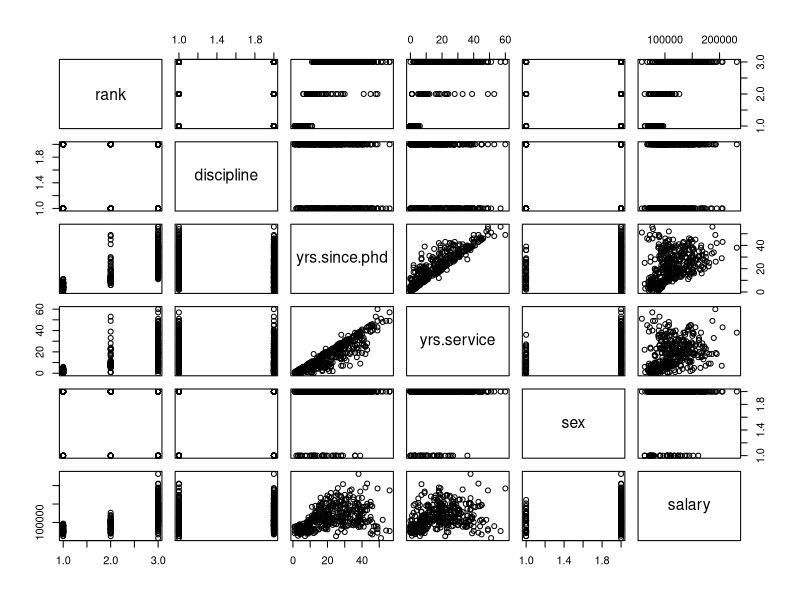
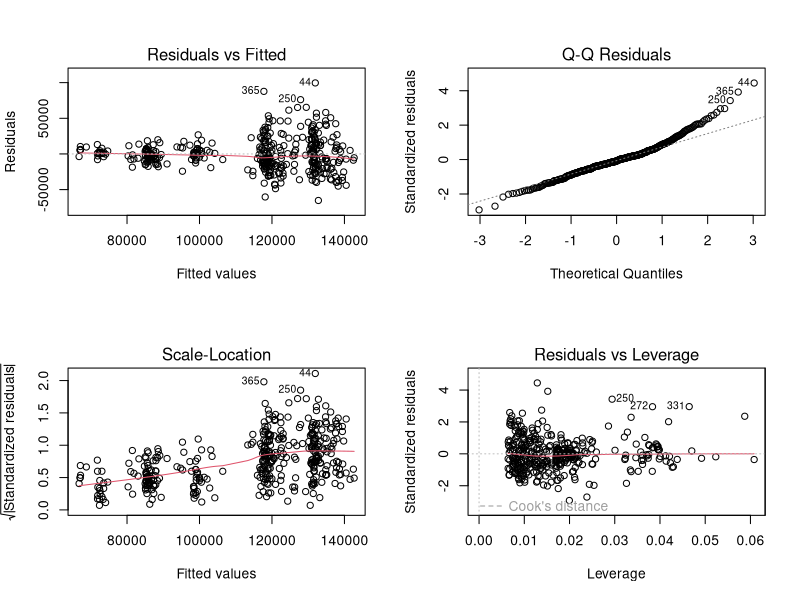
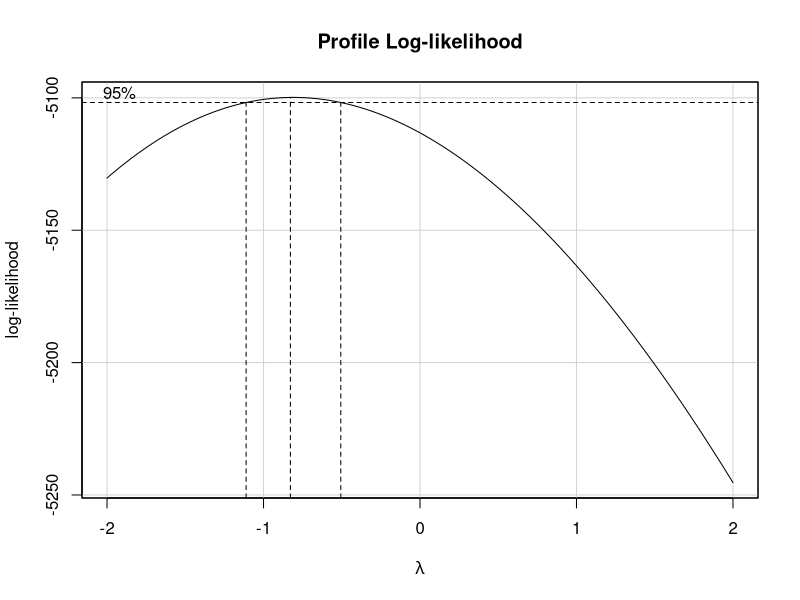
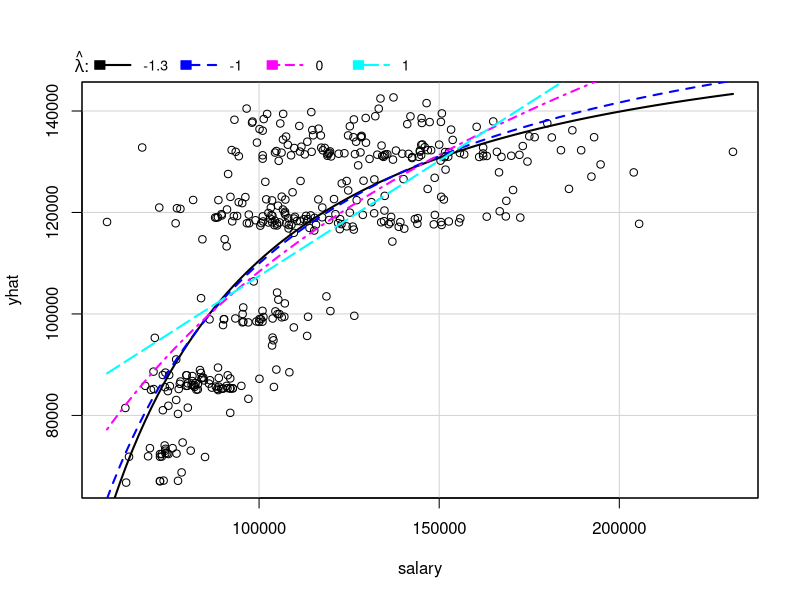
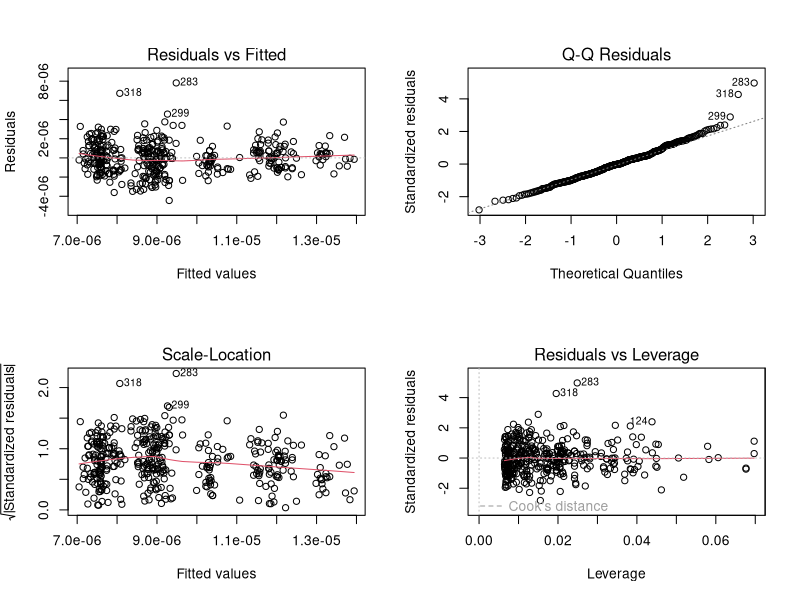
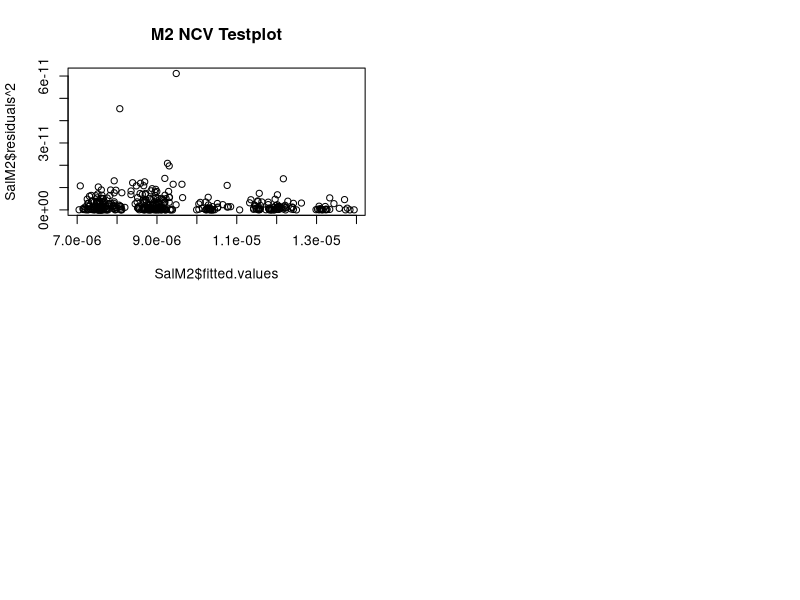
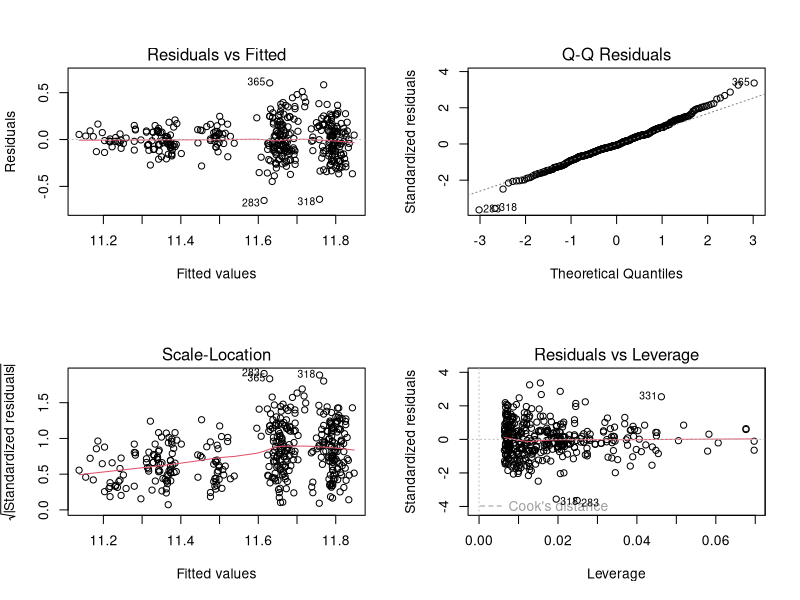
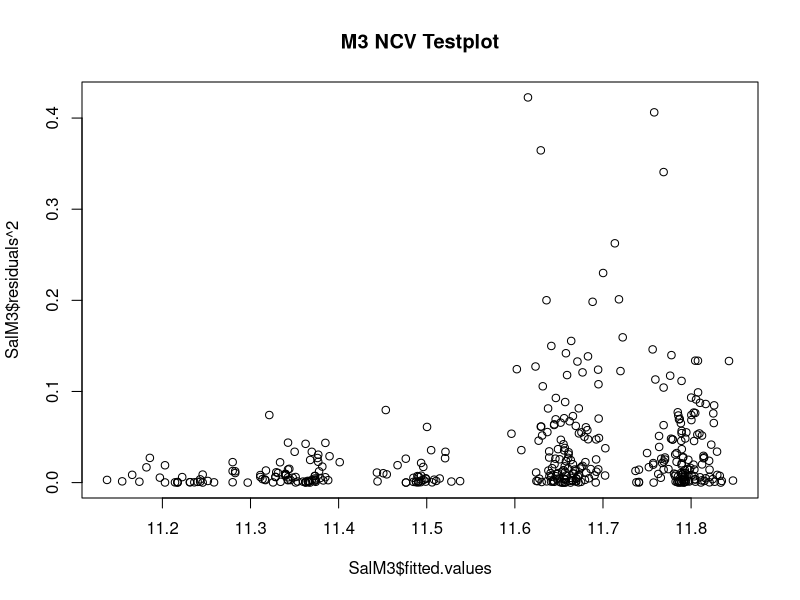

Source code (R) for these figures, in order: (Note: this script raises an error after producing the figures.)
## ---- chunk 1
knitr::opts_chunk$set(echo = FALSE)
## ---- chunk 2
library(carData)
#help(Salaries)
head(Salaries)
str(Salaries)
plot(Salaries)
## ---- chunk 3
t.test(x=Salaries$salary[Salaries$sex=="Male"],y=Salaries$salary[Salaries$sex=="Female"],alternative = "greater")
## ---- chunk 4
RankTable<-as.data.frame.matrix(table(Salaries$rank,Salaries$sex))
RankTable$FMRatio<-round(RankTable$Female/RankTable$Male,digits = 2)
RankTable

DisTable<-as.data.frame.matrix(table(Salaries$discipline,Salaries$sex))
DisTable$FMRatio<-round(DisTable$Female/DisTable$Male,digits = 2)
DisTable
## ---- chunk 5
t.test(x=Salaries$salary[Salaries$discipline=="B"],y=Salaries$salary[Salaries$discipline=="A"],alternative = "greater") 
## ---- chunk 6
t.test(x=Salaries$yrs.service[Salaries$sex=="Male"],y=Salaries$yrs.service[Salaries$sex=="Female"],alternative = "greater")
## ---- chunk 7
t.test(x=Salaries$yrs.since.phd[Salaries$sex=="Male"],y=Salaries$yrs.since.phd[Salaries$sex=="Female"],alternative = "greater")
## ---- chunk 8
tapply(Salaries$salary,Salaries$rank,mean)
## ---- chunk 9
SalM1<-lm(salary~.,data=Salaries) #Model 1, original with all data
summary(Salaries)
summary(SalM1)
par(mfrow=c(2,2))
plot(SalM1)
## ---- chunk 10
library(car)
par(mfrow=c(1,1))
boxCox(SalM1)
invResPlot(SalM1)
## ---- chunk 11
fM2<-1/salary~rank+discipline+log(yrs.since.phd)+yrs.service+sex #Model 2 formula
SalM2<-lm(fM2,data=Salaries) #Model 2
summary(SalM2)
par(mfrow=c(2,2))
plot(SalM2)
## ---- chunk 12
ncvTest(SalM2)
plot(SalM2$residuals^2 ~ SalM2$fitted.values, main='M2 NCV Testplot')
## ---- chunk 13
fM3<-log(salary)~sex+rank+discipline+log(yrs.since.phd)+yrs.service #model 3 formula
SalM3<-lm(fM3,data=Salaries) #Model 3
summary(SalM3)
par(mfrow=c(2,2))
plot(SalM3)
ncvTest(SalM3)
par(mfrow=c(1,1))
plot(SalM3$residuals^2 ~ SalM3$fitted.values, main='M3 NCV Testplot')
## ---- chunk 14
step(SalM3,direction = "backward")
step(SalM3,scope = list(lower=~1,upper=fM3,data=Salaries),direction = "forward")
step(SalM3,scope = list(lower=~1,upper=fM3,data=Salaries))
## ---- chunk 15
fM4<-log(salary)~sex+rank+discipline+log(yrs.since.phd)+yrs.service +rank*sex +rank*yrs.service +rank*discipline+sex*discipline #model 4 formula
SalM4<- lm(fM4, data= Salaries) #Model 4
step(SalM4, direction = "backward")
## ---- chunk 16
fM5<-log(salary)~sex+rank+discipline+yrs.service
SalM5<- lm(fM5, data= Salaries)
AIC(SalM3,SalM5)
## ---- chunk 17
fM6<-log(salary)~rank+discipline+log(yrs.since.phd)+yrs.service
SalM6<- lm(fM6, data= Salaries)
step(SalM6,direction = "backward")
AIC(SalM3,SalM6)
## ---- chunk 18
library(foreach)
set.seed(2021)
##creating a random selection of the observation numbers
Samp=sample(1:dim(Salaries)[1],dim(Salaries),replace=FALSE)
id=rep(5, dim(Salaries)[1])
id[Samp[1:99]]=1
id[Samp[100:198]]=2
id[Samp[199:297]]=3
id[Samp[298:396]]=4
  
Rssm1=0
Rssm2=0
k=foreach(i=1:5)%do%
  {
    sets=which(id==i)
      # remove set
      Mod1<- lm(fM3, data= Salaries[-sets,])
      Mod2<- lm(fM6,data=Salaries[-sets,])
      # predict the removed-set with each model
      pm1<- predict(Mod1, newdata=Salaries[sets,])
      pm2<- predict(Mod2, newdata=Salaries[sets,])
      # How bad is my model  / RSS
      Rssm1=Rssm1+sum((log(Salaries$salary[sets])-pm1)^2)
      Rssm2=Rssm2+sum((log(Salaries$salary[sets])-pm2)^2)
      li=list(Rssm1=Rssm1,Rssm2=Rssm2)
      return(li)
  }
  # add rssm values together
  sum(sapply(k,function(d){d$Rssm1}))
  sum(sapply(k,function(d){d$Rssm2}))
  
## ---- chunk 19
anova(SalM6,SalM3)
## ---- chunk 20
fM7<-log(salary)~rank+discipline+yrs.service
SalM7<- lm(fM7, data= Salaries)
step(SalM7,direction = "backward")
anova(SalM7,SalM6)
par(mfrow=c(2,2))
plot(SalM7)
## ---- chunk 21
library(effects)
par(mfrow=c(1,1))
summary(SalM7)
plot(allEffects(SalM7),main = "Model 7")
plot(allEffects(SalM5), main = "M5 w/ sex")
## ---- chunk 22
table(Salaries$discipline, Salaries$sex)
## ---- chunk 23
attach(Salaries)
newEmployee= data.frame(rank="AsstProf", discipline="A", yrs.service=1)

predictPI<- predict(SalM7, newEmployee, interval="prediction", level=0.95)
# convert natural log to decimal
predictPI<-exp(predictPI)
CIPred<- predict(SalM7, newEmployee, interval="confidence", level=0.95)
# convert natural log to decimal
CIPred<-exp(CIPred)
rbind(predictPI,CIPred)
